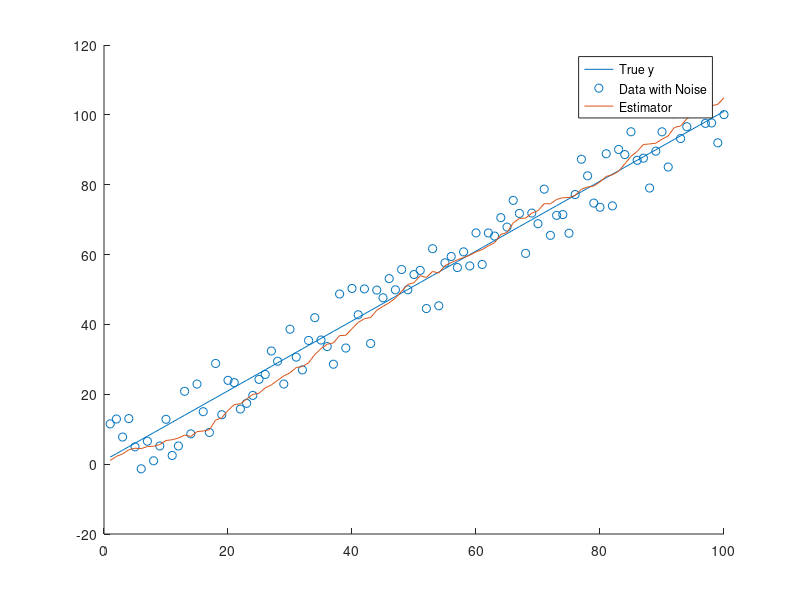
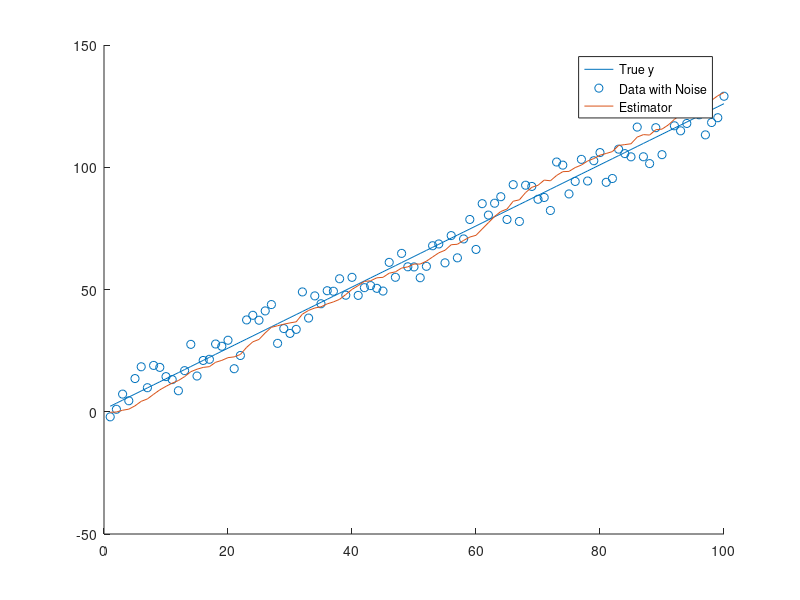
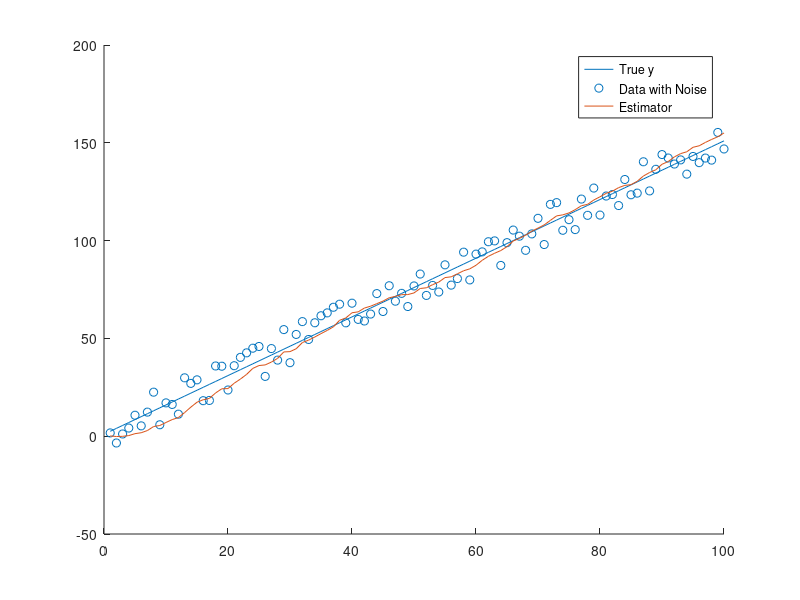
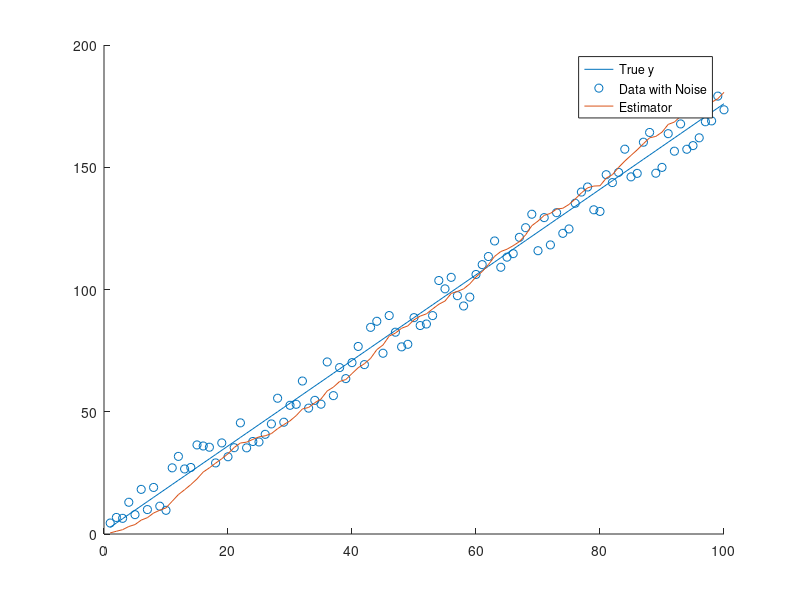

Reproduce these figures in MATLAB, in order.
clear all; close all;
function result = min_value_per_plot(plots)
    result = zeros(2, size(plots, 1));
    for i = 1:size(plots, 1)
        plot_min = plots(i,1);
        best_x = 1;
        for j = 1:size(plots, 2)
            if(plots(i,j)<plot_min)
                best_x = j;
                plot_min = plots(i, j);
            end
        end
        result(1,i) = best_x;
        result(2,i) = plot_min;
    end
end
x = 1:1:100;
Start = 1;
Kernel = 10;
Simulation_Step = 0.25;
steepness_max = 4;
MSE = zeros(3/Simulation_Step, 100);
for Steepness = 1:Simulation_Step:4
    Noise = (rand(size(x))*2*Kernel) - Kernel; % [-1.5, 1.5]
    y = x * Steepness + Start;
    Data = y + Noise;

    Estimator = zeros(1, length(y));
    

    little=1000000;
    bestMemory=0;
    for Memory = 1:100
        for i = 1:length(x)
            Estimator(i) = (sum(Data(max(1, i - Memory):i))) / Memory;
        end
    
        MSE(ceil(Steepness/Simulation_Step),Memory) = mean((Estimator - y).^2); % E( (Theta^ - Theta*)^2 )
        
        if MSE(ceil(Steepness/Simulation_Step),Memory)<little 
            little = MSE(ceil(Steepness/Simulation_Step),Memory);
            bestMemory = Memory;
        end
    end

    for i = 1:length(x)
        Estimator(i) = (sum(Data(max(1, i - bestMemory):i))) / bestMemory;
    end


    figure
    hold on
    plot(x, y);
    scatter(x, Data);
    plot(x, Estimator);
    legend('True y', 'Data with Noise', 'Estimator');
    hold off
end
x_min = 2;
x_max = 30;
figure
plot(x_min:x_max, MSE(4:end ,x_min:x_max));
title('MSE vs Memory');
xlabel('Memory');
ylabel('MSE');
ylim([0 500]);
min_value_per_plot(MSE)

clear MSE;
kernel_min = 1;
kernel_max = 10;
Steepness = 1;
Simulation_Step = 1;
MSE = zeros(ceil((kernel_max-kernel_min)/Simulation_Step), 100);
for Kernel = kernel_min:Simulation_Step:kernel_max
    Noise = (rand(size(x))*2*Kernel) - Kernel; % [-1.5, 1.5]
    y = x * Steepness + Start;
    Data = y + Noise;

    Estimator = zeros(1, length(y));
    

    little=1000000;
    bestMemory=0;
    for Memory = 1:100
        for i = 1:length(x)
            Estimator(i) = (sum(Data(max(1, i - Memory):i))) / Memory;
        end
    
        MSE(ceil(Kernel/Simulation_Step),Memory) = mean((Estimator - y).^2); % E( (Theta^ - Theta*)^2 )
        
        if MSE(ceil(Kernel/Simulation_Step),Memory)<little 
            little = MSE(ceil(Kernel/Simulation_Step),Memory);
            bestMemory = Memory;
        end
    end

    for i = 1:length(x)
        Estimator(i) = (sum(Data(max(1, i - bestMemory):i))) / bestMemory;
    end

%%{
    figure
    hold on
    plot(x, y);
    scatter(x, Data);
    plot(x, Estimator);
    legend('True y', 'Data with Noise', 'Estimator');
    hold off
%}
end
x_min = 2;
x_max = 30;
figure
plot(x_min:x_max, MSE(4:end ,x_min:x_max));
title('MSE vs Memory');
xlabel('Memory');
ylabel('MSE');
ylim([0 150]);
min_value_per_plot(MSE)
